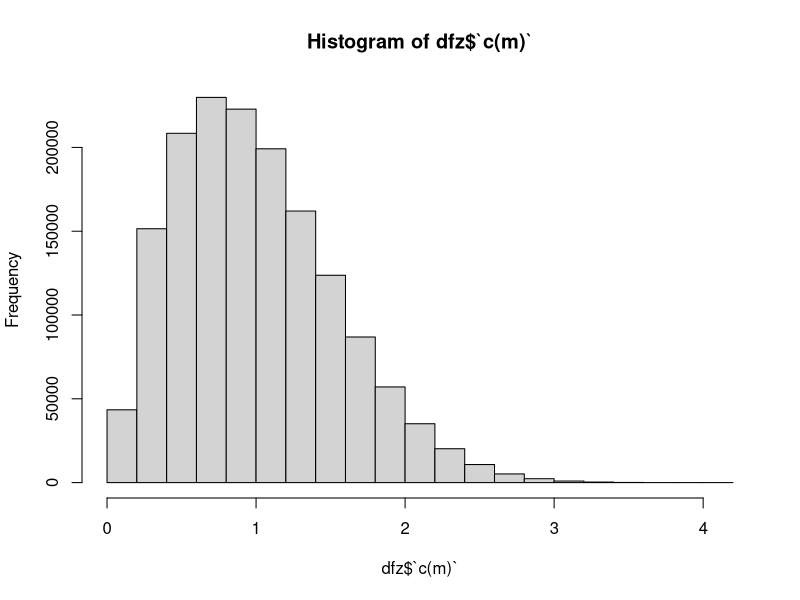
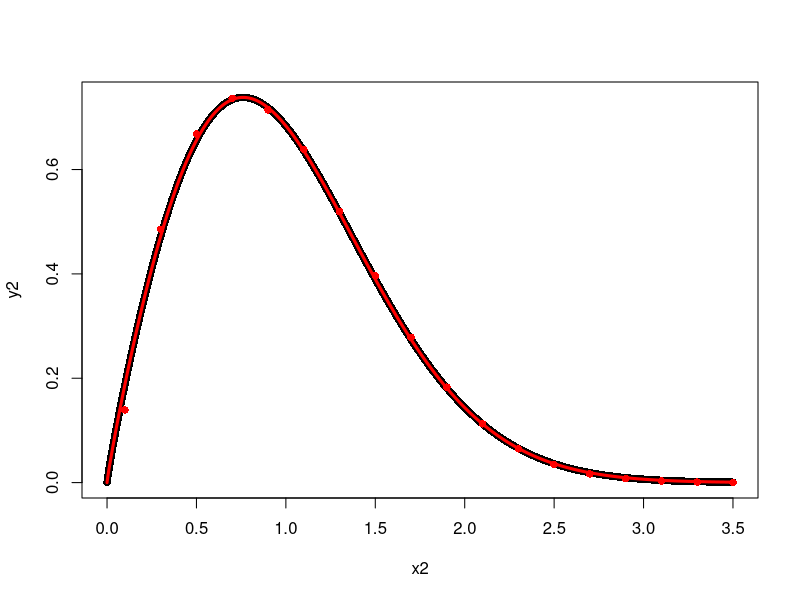
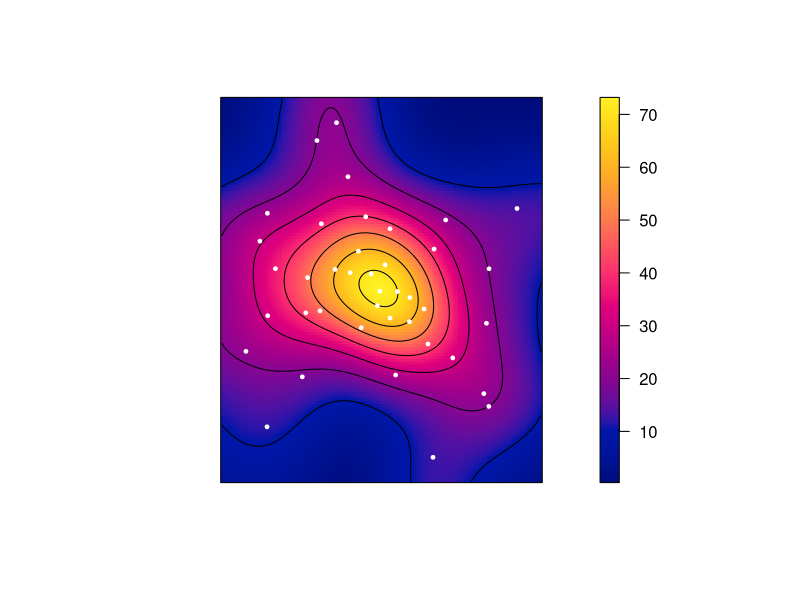
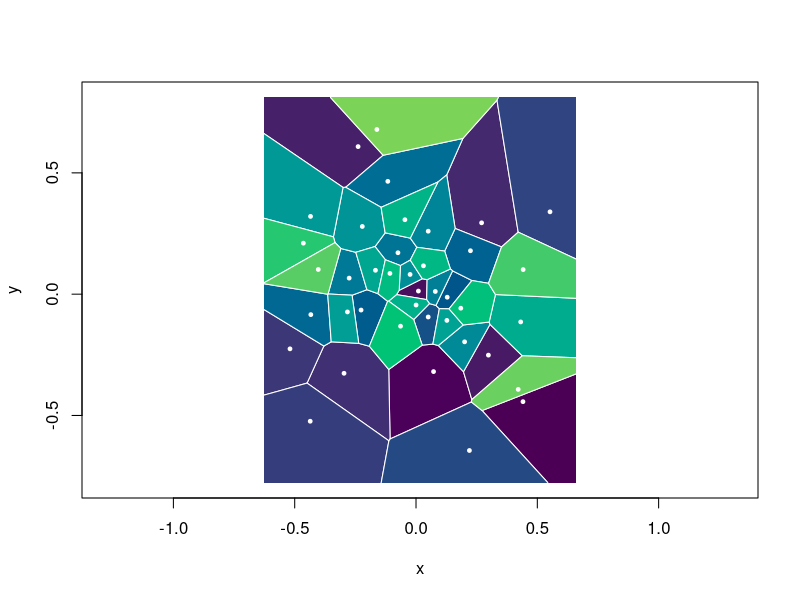
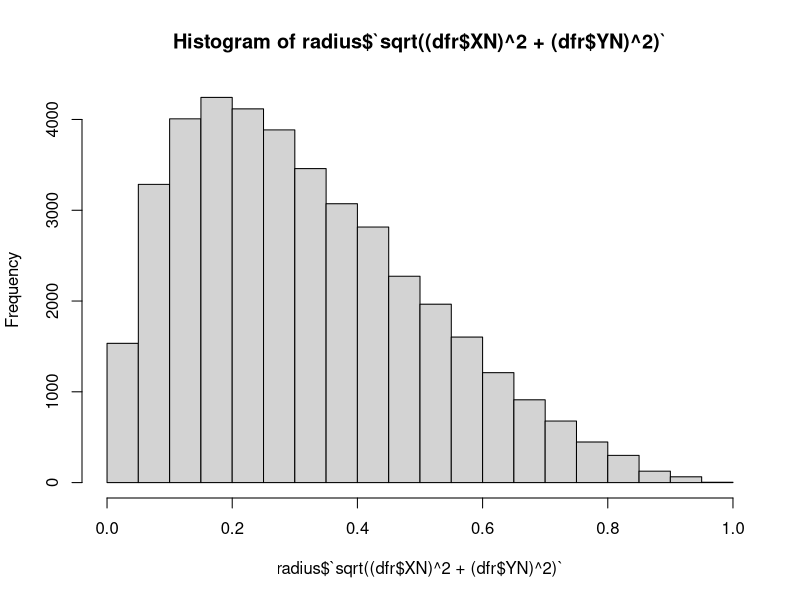
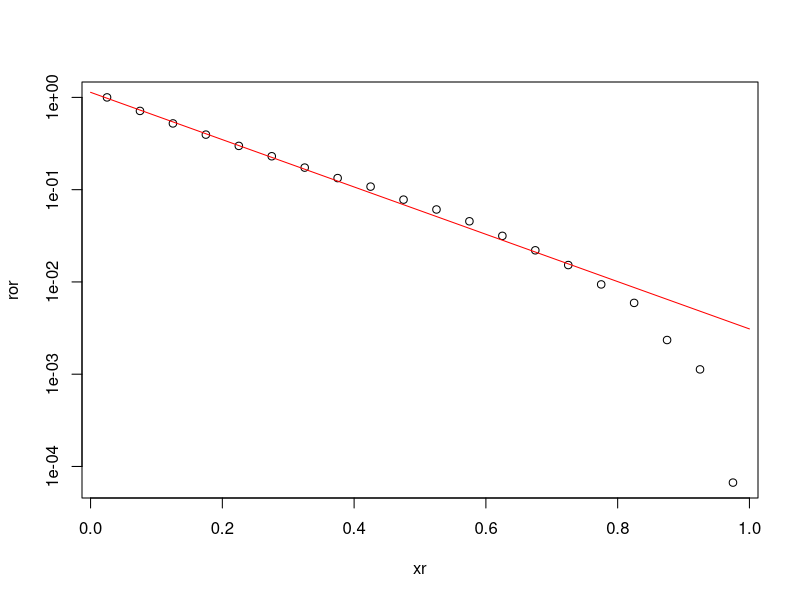
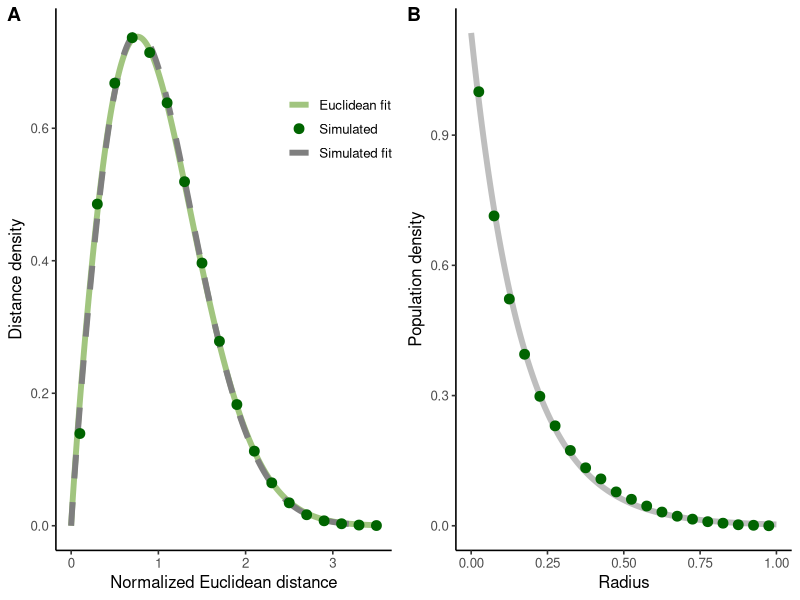

These charts were generated, in order, by the following R code:
library(spatstat)
library(ggplot2)
library(ggpubr)
library(ggtext)
library(deldir)
#POINTS
#Number of centroids
N=40
#assign dfc
NUMBER=as.data.frame(seq(1,N,1))
#assign x,y
dfc=data.frame(NUMBER,NUMBER,NUMBER)
colnames(dfc)[1] <- "NODE"
colnames(dfc)[2] <- "XN"
colnames(dfc)[3] <- "YN"
#1000 runs of 40 centroids (1000 simulated cities)
for (loo in 1:1000){
#exponential and degrees
     dis=0.
     rahs=0.
     k=1
     while (k<=N) {
     r=runif(1,0,1) #random radius
     azar=runif(1,0,1) #rando number 
     theta=runif(1,0,360) #random angle
     if (azar<(1-r)^2) { 
       dfc$XN[k]=r*cos(theta*pi/180.) # cartesian coordinates
       dfc$YN[k]=r*sin(theta*pi/180.)
       sum=0
       if (k>1){ #length list > 1
         sum=0
       #not in the hard sphere of any other centroid
         for (kk in 1:(k-1)) {
          x2=(dfc$XN[kk]-dfc$XN[k])^2
          y2=(dfc$YN[kk]-dfc$YN[k])^2
          dis=sqrt(x2+y2)
          if (dis>0.05) { 
            sum=sum+1 #count 1 if not in the sphere ok centroid kk
          }
         }
       if (sum==k-1) { #count=length list
         k=k+1 #increase the length list
         }
       }
       else{ # (k==1)first point no need to check distances, only azar<(1-r)^beta
         k=k+1
         } 
       } #(1-r)^beta bucle
     }

#create point pattern
Androsace<-owin(xrange=c(min(dfc$XN)-0.1,max(dfc$XN)+0.1), yrange=c(min(dfc$YN)-0.1,max(dfc$YN)+0.1))
X<-ppp(dfc$XN,dfc$YN,Androsace)
#distances distro
m=pairdist(X)
m=c(m)
m<-m[m>0]
valmax<-mean(m)
m<-m/valmax
if (loo==1) {
  dfz<-as.data.frame(c(m))
  dfr<-dfc}
else{
  dfz<-rbind(dfz,as.data.frame(c(m)))
  dfr<-rbind(dfr,dfc)}
print(loo)
}

#fit Weibull (experimental) from figure 5
alfa=1.903  #weibull parameters
landa=1.126
x2=seq(0.0,3.5,0.001)
y2=(alfa/landa)*((x2/landa)^(alfa-1))*exp(-1.*(x2/landa)^alfa)
ddff=data.frame(x2,y2)

#data from simulation
z=hist(dfz$`c(m)`,breaks=20)
plot(ddff,pch=16)
x1=z$mids
y1=z$density
ddff11=data.frame(x1,y1)
points(ddff11,pch=16,col="red")
colnames(ddff11) <- c('x','y')
m <- nls(y ~ (landa*alfa)*((landa*x)^(alfa-1))*exp(-1.*(x*landa)^alfa), data = ddff11, start = list(alfa=0.7,landa=0.5))
summary(m)
alfa=coef(m)[[1]]
landa=coef(m)[[2]]
x2=seq(0.0,3.5,0.001)
y2=(landa*alfa)*((landa*x2)^(alfa-1))*exp(-1.*(x2*landa)^alfa)
ddff3=data.frame(x2,y2)
lines(ddff,col="red",lwd=3)

#residuals
(RSS.p <- sum(residuals(m)^2))  # Residual sum of squares
(TSS <- sum((y1 - mean(y1))^2))  # Total sum of squares
RR=1 - (RSS.p/TSS)  # R-squared measure
print(RR)

K1 <- density(X,sigma = bw.scott) # Using the default bandwidth
plot(K1, main=NULL, las=1)
contour(K1, axes=FALSE,add=TRUE,expand=5,drawlabels=FALSE)
plot(X, col = "white", cex = 0.5, pch = 19, add = TRUE)
#VORONOI
tesselation <- deldir(dfc$XN,dfc$YN)
tiles <- tile.list(tesselation)
plot(tiles, pch = 19,cex=0.5,
     col.pts = "white",
     border = "white",
     fillcol = hcl.colors(50, "viridis"))


# add text with geom_text
ed<-ggplot() +
  geom_line(data=ddff,aes(x=x2, y = y2,colour="Euclidean fit"),size=2,alpha=0.5,linetype=1) +
  geom_line(data=ddff3,aes(x=x2, y = y2,colour="Simulated fit"),size=2,linetype=2) +
  geom_point(data=ddff11,aes(x=x1, y = y1,colour="Simulated"),size=3) +
  xlab('Normalized Euclidean distance') +
  ylab('Distance density')+
  scale_color_manual(name = "", values = c("Simulated fit" = "gray50","Euclidean fit"="chartreuse4","Simulated"="darkgreen"))+
#  theme(legend.title=element_blank())+
  theme_classic(base_size=12)+
  xlim(0.0,3.5)+
  theme(legend.position = c(0.85, 0.8))+
  theme(legend.background = element_rect(linetype="solid"))


##############################################################################

#radial density
radius<-as.data.frame(sqrt((dfr$XN)^2+(dfr$YN)^2))
mr<-hist(radius$`sqrt((dfr$XN)^2 + (dfr$YN)^2)`)
xrf=mr$breaks[2:length(mr$breaks)]
xri=mr$breaks[1:length(mr$breaks)-1]
yr=mr$counts
ror=yr/(3.141592*(xrf^2-xri^2))
ror=ror/max(ror)
#exponential
dfror=data.frame(mr$mids,ror)
colnames(dfror)[1] <- "xr"
mm22=nls(ror~A*exp(alfa*xr),data=dfror,start=list(A=1,alfa=-1.0))
summary(mm22)
#log
xpa=seq(0,1,0.001)
ypA=coef(mm22)[[1]]*exp(coef(mm22)[[2]]*xpa)
dfror2=data.frame(xpa,ypA)
plot(dfror,log="y")
lines(dfror2,col="red")


pd<-ggplot() +
  geom_line(data=dfror2,aes(x=xpa, y = ypA,colour="Fit Sim"),colour="gray50",size=2,alpha=0.5) +
  geom_point(data=dfror,aes(x=xr, y = ror,colour="Sim"),colour="darkgreen",size=3) +
  xlab('Radius') +
  ylab('Population density')+
  theme_classic(base_size=12)+
  theme(legend.position = c(0.85, 0.8))+
  theme(legend.background = element_rect(linetype="solid"))

ggarrange(ed,pd,labels=c("A","B"),ncol=2,nrow=1,align="h")
